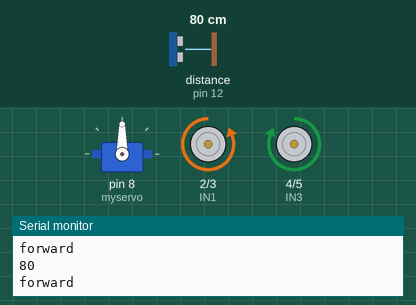
A sketch run on a simulated Arduino Uno, built with avr-gcc and run on an emulated ATmega328P. On the bench: servo, motor-driver pin pairs drawn as motors (green arrow = first pin HIGH = forward, orange = second pin HIGH = backward, longer = more drive, scaled by the enable pin), the last lines printed to the serial monitor. Wiring (inferred from the names in the program): ultrasonic range finder: trigger pin 11; echo pin 12. Inputs (shaded band) come from the test bench; at power-on: distance to the obstacle (sensor on pin 12) 80 cm. The echo pulse lasts 58.3 µs per cm.

Above: at 2.2 s.
2.3 s: distance to the obstacle (sensor on pin 12) set to 34 cm
5.3 s: distance to the obstacle (sensor on pin 12) set to 29 cm
At 8.1 s:
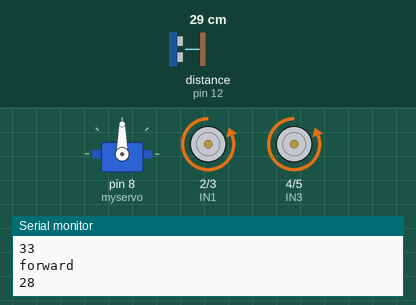
8.3 s: distance to the obstacle (sensor on pin 12) set to 35 cm
At 10.6 s:
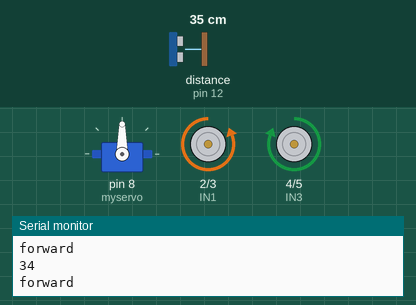
10.9 s: distance to the obstacle (sensor on pin 12) set to 2 cm
At 11.3 s:
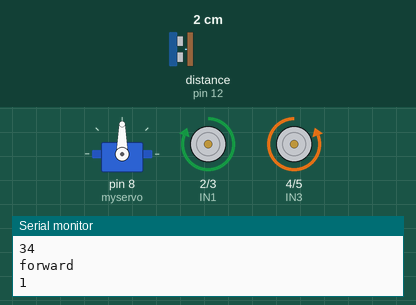
Timing chart, 0 to 14.9 s (numbered marks = the images above; inputs shaded):
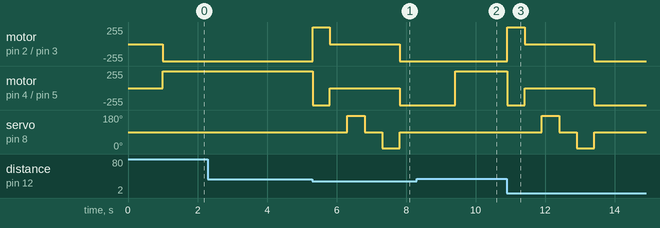

The sketch:

EB_FILE.ino
```cpp
//programmed by suraj
#include <Servo.h>
#include <newping.h>
Servo myservo;
byte servostart = 90;
int distanceleft = 0;
int distanceright = 0;

long t, cm;

//Motor one
#define ENA 9
#define IN1 2
#define IN2 3

//Motor two
#define IN3 4
#define IN4 5
#define ENB 10

//Sensor
#define Trig 11
#define Echo 12

#define Speed 255

void setup() {
  myservo.attach(8);
  //Motor one
  pinMode(ENA, OUTPUT);
  pinMode(IN1, OUTPUT);
  pinMode(IN2, OUTPUT);

   //Motor two
  pinMode(ENB, OUTPUT);
  pinMode(IN3, OUTPUT);
  pinMode(IN4, OUTPUT);

  //Sensor
  pinMode(Trig, OUTPUT);
  pinMode(Echo, INPUT);
  Serial.begin(9600);
  start();
}
void loop() {
  getdistance();
  Serial.println(cm);
  int leftdistance = 0;
  int rightdistance = 0;

  if (cm <= 30) {
    backward();
        delay(500);
    Stop();
    delayMicroseconds(20);
    leftdistance = leftsee();
    rightdistance = rightsee();

    if (leftdistance >= rightdistance) {
      turnleft();
      delay(1600);
      Stop();
    } else {
      turnright();
      delay(1600);
      Stop();
    }
  }
    else {
    forward();
    Serial.println("forward");
  }
}
//ECCENTRIC BAIRN

void forward() {
  analogWrite(ENA, Speed);
  analogWrite(ENB, Speed);
  digitalWrite(IN1, LOW);
  digitalWrite(IN2, HIGH);
  digitalWrite(IN3, HIGH);
  digitalWrite(IN4, LOW);
}
void backward() {
  analogWrite(ENA, Speed);
  analogWrite(ENB, Speed);
  digitalWrite(IN1, HIGH);
  digitalWrite(IN2, LOW);
  digitalWrite(IN3, LOW);
  digitalWrite(IN4, HIGH);
}

void turnright() {
  analogWrite(ENA, Speed);
  analogWrite(ENB, Speed);
  digitalWrite(IN1, HIGH);
  digitalWrite(IN2, LOW);
  digitalWrite(IN3, HIGH);
  digitalWrite(IN4, LOW);
}
void turnleft() {
  analogWrite(ENA, Speed);
  analogWrite(ENB, Speed);
  digitalWrite(IN1, LOW);
  digitalWrite(IN2, HIGH);
  digitalWrite(IN3, LOW);
  digitalWrite(IN4, HIGH);
}
void Stop() {
  analogWrite(ENA, 0);
  analogWrite(ENB, 0);
  digitalWrite(IN1, LOW);
  digitalWrite(IN2, LOW);
  digitalWrite(IN3, LOW);
  digitalWrite(IN4, LOW);
}

void start() {
  delay(1000);
  for (int a = 0; a < 4; a++) {
    myservo.write(servostart);
  }
}
//ECCENTRIC BAIRN
int leftsee() {
  myservo.write(servostart);
  delay(500);
  myservo.write(175);
  delay(500);
  distanceleft = getdistance();
  myservo.write(servostart);
  return distanceleft;
}//ECCENTRIC BAIRN
int rightsee() {
  myservo.write(servostart);
  delay(500);
  myservo.write(5);
  delay(500);
  distanceright = getdistance();
  myservo.write(servostart);
  return distanceright;
}//ECCENTRIC BAIRN
int getdistance() {
  digitalWrite(Trig, LOW);
  delayMicroseconds(4);
  digitalWrite(Trig, HIGH);
  delayMicroseconds(10);
  digitalWrite(Trig, LOW);
  t = pulseIn(Echo, HIGH);
  cm = t / 29 / 2;
  return cm;
}
    //ECCENTRIC BAIRN
```

Measured:
- the behaviour switches between 32 and 31 cm on distance to the obstacle (sensor on pin 12) (found by bisection; images 0 and 1)
- after the input at 5.3 s, motor on pin 2 (IN1) / pin 3 (IN2): backward 255/255 → forward 255/255 at once, → stopped 0.50 s later, → backward 255/255 2.0 s later; motor on pin 4 (IN3) / pin 5 (IN4): forward 255/255 → backward 255/255 at once, → stopped 0.50 s later, → backward 255/255 2.0 s later
- after the input at 8.3 s, motor on pin 2 (IN1) / pin 3 (IN2): stays backward 255/255 (without the input it goes to forward 255/255 after 1.1 s); motor on pin 4 (IN3) / pin 5 (IN4): backward 255/255 → forward 255/255 after 1.1 s; servo on pin 8 (myservo): stays 90° (without the input it goes to 175° after 2.1 s)
- after the input at 10.9 s, motor on pin 2 (IN1) / pin 3 (IN2): backward 255/255 → forward 255/255 at once, → stopped 0.50 s later, → backward 255/255 2.0 s later; motor on pin 4 (IN3) / pin 5 (IN4): forward 255/255 → backward 255/255 at once, → stopped 0.50 s later, → backward 255/255 2.0 s later
